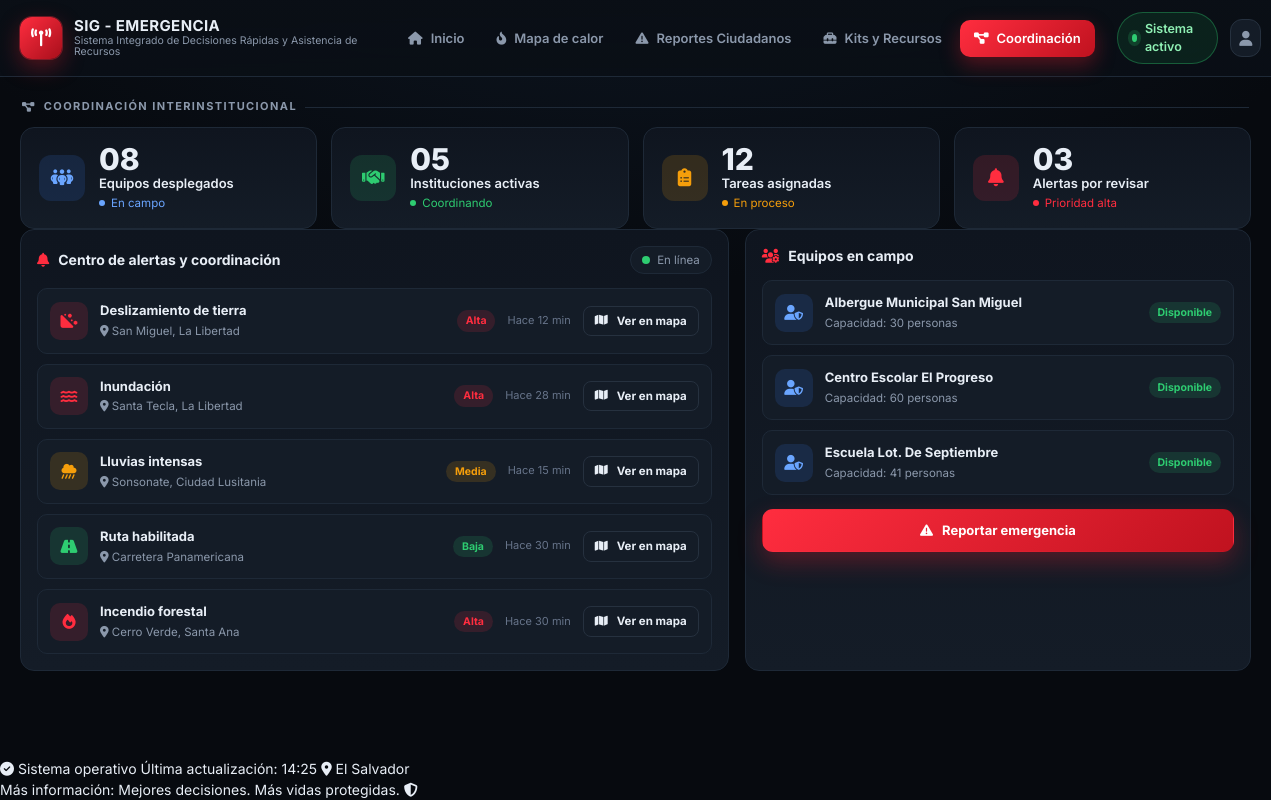
The app's page /coordinacion.php, older data.
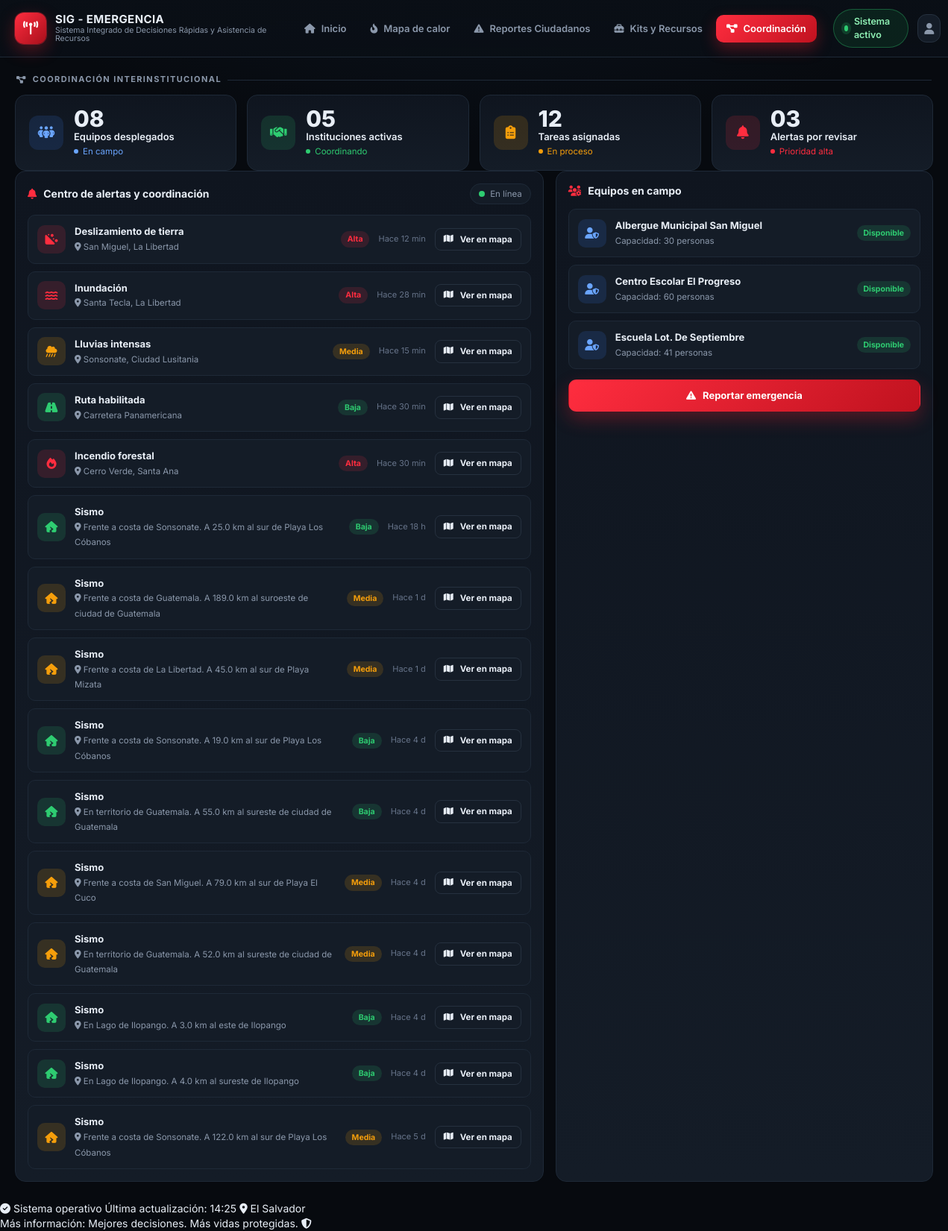
The same page, newer data.
### tables this page shows
CREATE TABLE alertas (
        id INTEGER PRIMARY KEY AUTOINCREMENT,
        nivel TEXT NOT NULL,
        tipo TEXT NOT NULL,
        lugar TEXT NOT NULL,
        tiempo TEXT NOT NULL,
        icon TEXT NOT NULL
    , lat REAL, lon REAL, ref TEXT, magnitud REAL, profundidad REAL, url TEXT, fuente TEXT, evento TEXT);

CREATE TABLE albergues (
        id INTEGER PRIMARY KEY AUTOINCREMENT,
        nombre TEXT NOT NULL,
        distancia TEXT NOT NULL,
        capacidad TEXT NOT NULL,
        estado TEXT NOT NULL DEFAULT 'Disponible'
    , lat REAL, lon REAL);

### includes/config.php (called while the page is built, shortened)
<?php
function project_root() {
    return dirname(__DIR__);
}
function env_load() {
    static $loaded = false;
    if ($loaded) {
        return;
    }
    $loaded = true;
    $file = project_root() . '/.env';
    foreach (file($file, FILE_IGNORE_NEW_LINES | FILE_SKIP_EMPTY_LINES) as $line) {
        $line = trim($line);
        if ($line === '' || $line[0] === '#') {
            continue;
        }
        $pos = strpos($line, '=');
        $key = trim(substr($line, 0, $pos));
        $val = trim(substr($line, $pos + 1));
        $len = strlen($val);
        if ($len >= 2 && $val[0] === '"' && $val[$len - 1] === '"') {
            $val = substr($val, 1, -1);
        } elseif ($len >= 2 && $val[0] === "'" && $val[$len - 1] === "'") {
            $val = substr($val, 1, -1);
        }
    }
}
function env($key, $default = null) {
    if (array_key_exists($key, $_ENV)) {
        return $_ENV[$key];
    }
    $v = getenv($key);
    return $v === false ? $default : $v;
}

### includes/data.php (called while the page is built, shortened)
<?php
require_once __DIR__ . '/config.php';
$APP = [
    'nombre' => env('APP_NAME', 'SIG - EMERGENCIA'),
    'subtitulo' => env('APP_SUBTITLE', 'Sistema Integrado de Decisiones Rápidas y Asistencia de Recursos'),
    'ultima_actualizacion' => env('APP_UPDATED_AT', '14:25'),
    'pais' => env('APP_COUNTRY', 'El Salvador'),
];
$NAV = [
    ['id' => 'inicio',   'label' => 'Inicio',              'icon' => 'fa-house',            'href' => 'index.php'],
    ['id' => 'mapa',     'label' => 'Mapa de calor',       'icon' => 'fa-fire-flame-curved', 'href' => 'mapa.php'],
    ['id' => 'reportes', 'label' => 'Reportes Ciudadanos', 'icon' => 'fa-triangle-exclamation', 'href' => 'reportes.php'],
    ['id' => 'recursos', 'label' => 'Kits y Recursos',     'icon' => 'fa-toolbox',          'href' => 'recursos.php'],
    ['id' => 'coord',    'label' => 'Coordinación',        'icon' => 'fa-diagram-project',  'href' => 'coordinacion.php'],
];
try {
    $pdo = db();
    $ALERTAS = $pdo->query("SELECT id, nivel, tipo, lugar, tiempo, icon FROM alertas ORDER BY id")->fetchAll();
    $ALBERGUES = $pdo->query("SELECT nombre AS n, distancia AS loc, capacidad AS cap, estado FROM albergues ORDER BY id")->fetchAll();
} catch (Throwable $e) {
}

### coordinacion.php (the view, shortened to what this page needs)
<?php
require_once __DIR__ . '/includes/data.php';
$active = 'coord';
require __DIR__ . '/includes/header.php';
?>
<div class="section-label" style="margin-top:4px"><i class="fa-solid fa-diagram-project"></i> Coordinación interinstitucional</div>
<div class="grid stats">
  <div class="stat"><div class="ic blue"><i class="fa-solid fa-people-group"></i></div><div><div class="val">08</div><div class="lbl">Equipos desplegados</div><div class="sub blue"><span class="d"></span> En campo</div></div></div>
  <div class="stat"><div class="ic green"><i class="fa-solid fa-handshake"></i></div><div><div class="val">05</div><div class="lbl">Instituciones activas</div><div class="sub green"><span class="d"></span> Coordinando</div></div></div>
  <div class="stat"><div class="ic amber"><i class="fa-solid fa-clipboard-list"></i></div><div><div class="val">12</div><div class="lbl">Tareas asignadas</div><div class="sub amber"><span class="d"></span> En proceso</div></div></div>
  <div class="stat"><div class="ic red"><i class="fa-solid fa-bell"></i></div><div><div class="val">03</div><div class="lbl">Alertas por revisar</div><div class="sub red"><span class="d"></span> Prioridad alta</div></div></div>
</div>
<div class="grid" style="grid-template-columns:1.4fr 1fr;">
  <div class="panel">
    <div class="panel-head"><h3><i class="fa-solid fa-bell"></i> Centro de alertas y coordinación</h3><span class="chip"><span class="dot-g"></span> En línea</span></div>
    <div class="list">
      <?php foreach ($ALERTAS as $al): ?>
        <div class="row">
          <div class="ic <?= $al['nivel'] === 'baja' ? 'green' : ($al['nivel'] === 'media' ? 'amber' : 'red') ?>"><i class="fa-solid <?= htmlspecialchars($al['icon']) ?>"></i></div>
          <div class="txt"><strong><?= htmlspecialchars($al['tipo']) ?></strong><small><i class="fa-solid fa-location-dot"></i> <?= htmlspecialchars($al['lugar']) ?></small></div>
          <span class="badge <?= $al['nivel'] ?>"><?= ucfirst($al['nivel']) ?></span>
          <span class="time"><?= htmlspecialchars($al['tiempo']) ?></span>
          <a class="btn btn-ghost btn-xs" href="reportes.php?alerta=<?= (int)($al['id'] ?? 0) ?>"><i class="fa-solid fa-map"></i> Ver en mapa</a>
        </div>
      <?php endforeach; ?>
    </div>
  </div>
  <div class="panel">
    <div class="panel-head"><h3><i class="fa-solid fa-users-gear"></i> Equipos en campo</h3></div>
    <div class="list">
      <?php foreach ($ALBERGUES as $a): ?>
        <div class="row">
          <div class="ic blue"><i class="fa-solid fa-user-shield"></i></div>
          <div class="txt"><strong><?= $a['n'] ?></strong><small><?= $a['cap'] ?></small></div>
          <span class="badge disp"><?= $a['estado'] ?></span>
        </div>
      <?php endforeach; ?>
    </div>
    <a class="btn btn-red btn-block" style="margin-top:14px" href="reportar.php"><i class="fa-solid fa-triangle-exclamation"></i> Reportar emergencia</a>
  </div>
</div>
<?php require __DIR__ . '/includes/footer.php'; ?>

### includes/header.php (shortened to what this page needs)
<?php
$active = $active ?? 'inicio';
?>
<!DOCTYPE html>
<html lang="es">
<head>
<link rel="stylesheet" href="https://cdnjs.cloudflare.com/ajax/libs/font-awesome/6.5.2/css/all.min.css">
<link rel="stylesheet" href="https://unpkg.com/leaflet@1.9.4/dist/leaflet.css">
<link rel="stylesheet" href="assets/css/style.css">
</head>
<body>
<header class="topbar">
  <a class="brand" href="index.php">
    <span class="brand-mark"><i class="fa-solid fa-tower-broadcast"></i></span>
    <span class="brand-text">
      <strong><?= htmlspecialchars($APP['nombre']) ?></strong>
      <small><?= htmlspecialchars($APP['subtitulo']) ?></small>
    </span>
  </a>
  <nav class="topnav">
    <?php foreach ($NAV as $item): ?>
      <a href="<?= $item['href'] ?>" class="nav-item <?= $active === $item['id'] ? 'is-active' : '' ?>">
        <i class="fa-solid <?= $item['icon'] ?>"></i>
        <span><?= htmlspecialchars($item['label']) ?></span>
      </a>
    <?php endforeach; ?>
  </nav>
  <div class="topbar-right">
    <span class="status-pill"><span class="dot"></span> Sistema activo</span>
    <button class="avatar" type="button" aria-label="Cuenta" data-toast="Operador SIG · Turno activo (demo)"><i class="fa-solid fa-user"></i></button>
  </div>
</header>
<main class="page">

### includes/footer.php (shortened to what this page needs)
</main>
<footer class="statusbar">
  <div class="statusbar-left">
    <span class="ok"><i class="fa-solid fa-circle-check"></i> Sistema operativo</span>
    <span>Última actualización: <?= htmlspecialchars($APP['ultima_actualizacion']) ?></span>
    <span><i class="fa-solid fa-location-dot"></i> <?= htmlspecialchars($APP['pais']) ?></span>
  </div>
  <div class="statusbar-right">
    <span>Más información: Mejores decisiones. Más vidas protegidas.</span>
    <i class="fa-solid fa-shield-halved"></i>
  </div>
</footer>
</body>
</html>

Row changes from the older to the newer data that the page shows:
added alertas: tipo "Sismo", lugar "Frente a costa de Sonsonate. A 25.0 km al sur de Playa Los Cóbanos", nivel "Baja", tiempo "Hace 18 h"
added alertas: tipo "Sismo", lugar "Frente a costa de Guatemala. A 189.0 km al suroeste de ciudad de Guatemala", nivel "Media", tiempo "Hace 1 d"
added alertas: tipo "Sismo", lugar "Frente a costa de La Libertad. A 45.0 km al sur de Playa Mizata", nivel "Media", tiempo "Hace 1 d"
added alertas: tipo "Sismo", lugar "Frente a costa de Sonsonate. A 19.0 km al sur de Playa Los Cóbanos", nivel "Baja", tiempo "Hace 4 d"
added alertas: tipo "Sismo", lugar "En territorio de Guatemala. A 55.0 km al sureste de ciudad de Guatemala", nivel "Baja", tiempo "Hace 4 d"
added alertas: tipo "Sismo", lugar "Frente a costa de San Miguel. A 79.0 km al sur de Playa El Cuco", nivel "Media", tiempo "Hace 4 d"
added alertas: tipo "Sismo", lugar "En territorio de Guatemala. A 52.0 km al sureste de ciudad de Guatemala", nivel "Media", tiempo "Hace 4 d"
added alertas: tipo "Sismo", lugar "En Lago de Ilopango. A 3.0 km al este de Ilopango", nivel "Baja", tiempo "Hace 4 d"
added alertas: tipo "Sismo", lugar "En Lago de Ilopango. A 4.0 km al sureste de Ilopango", nivel "Baja", tiempo "Hace 4 d"
added alertas: tipo "Sismo", lugar "Frente a costa de Sonsonate. A 122.0 km al sur de Playa Los Cóbanos", nivel "Media", tiempo "Hace 5 d"
